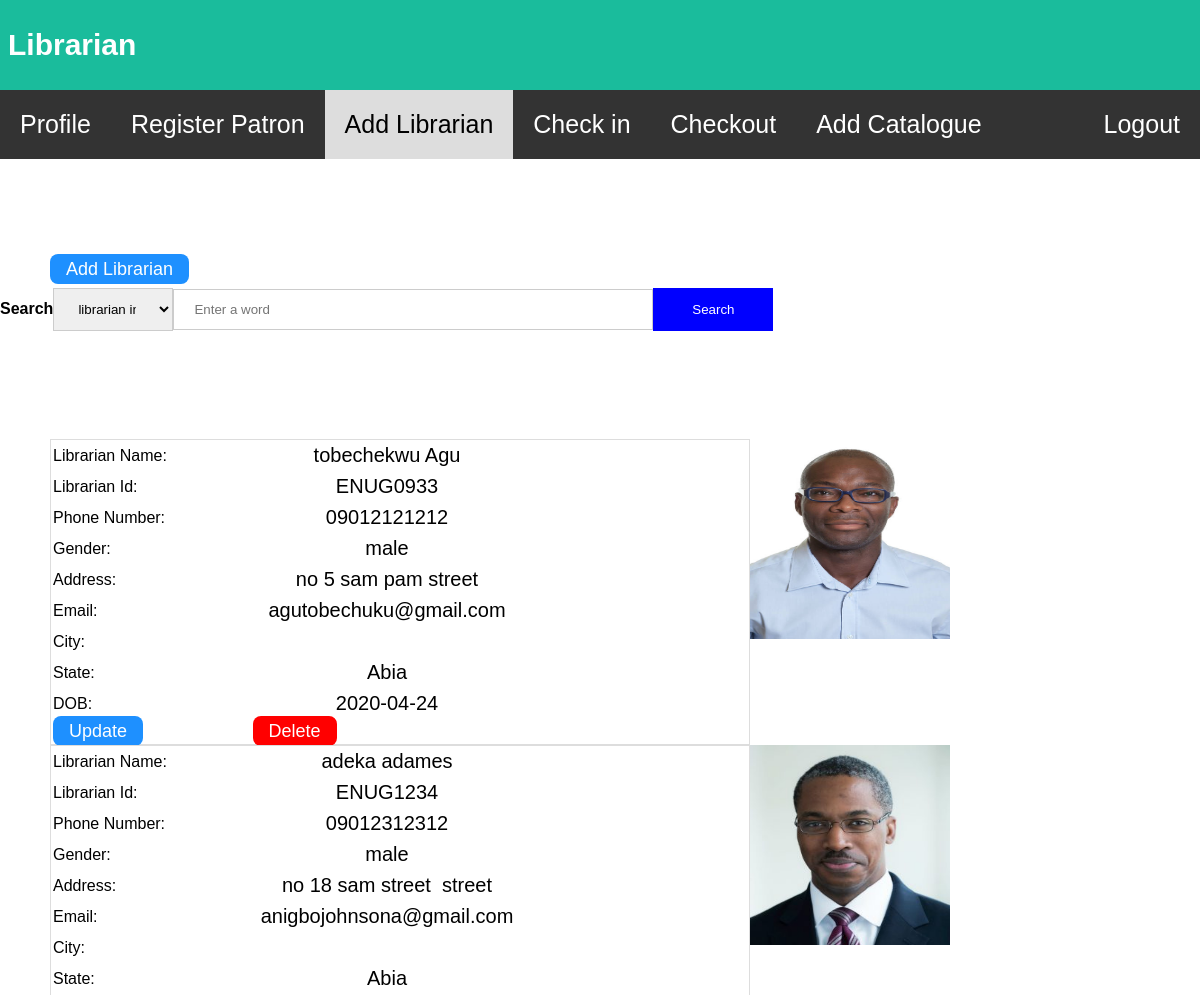
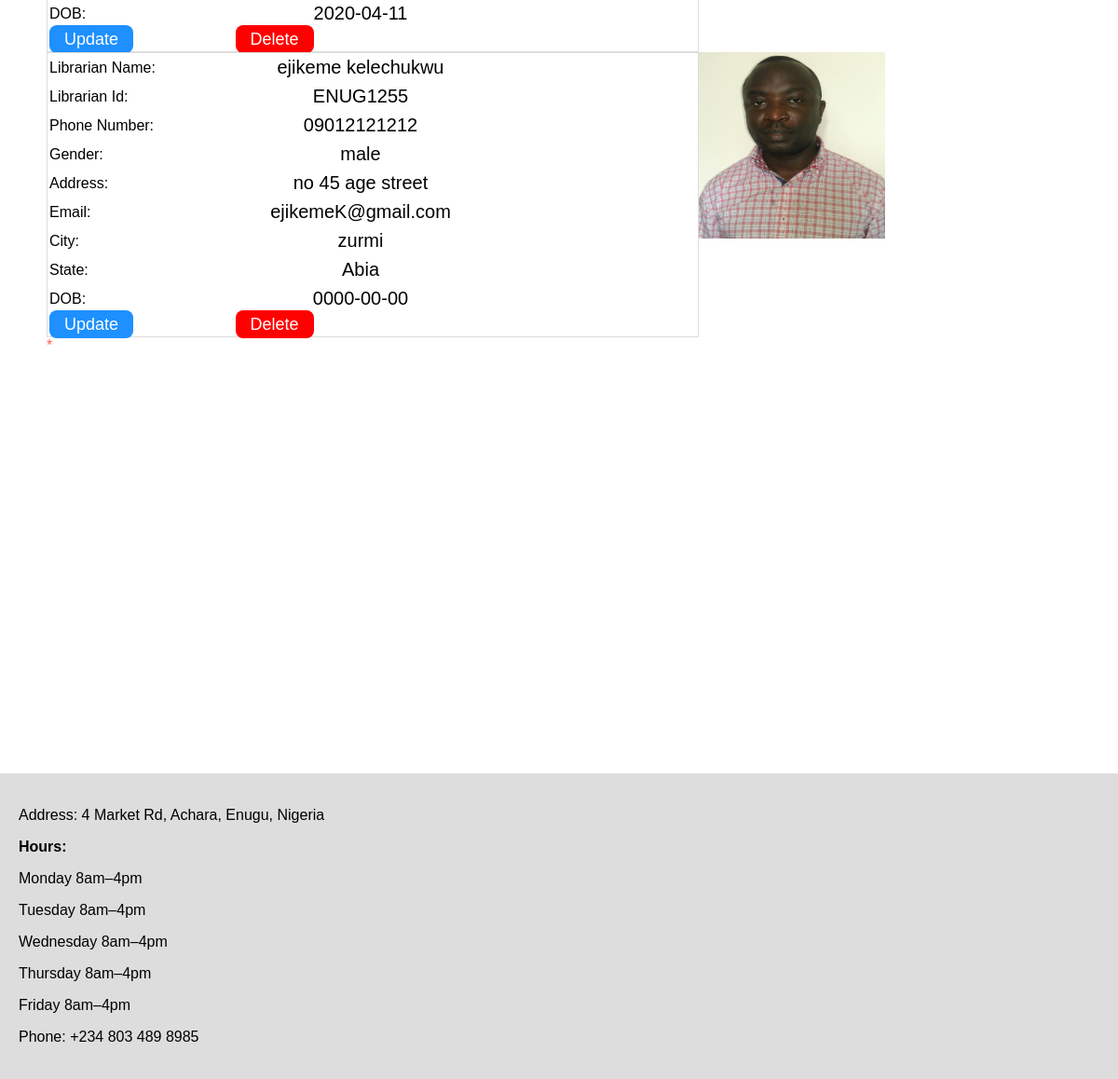
Page /view_librarian.php on the committed database (2 pictures, top to bottom).
### tables this page shows
CREATE TABLE `librarian` (
  `librarian_id` varchar(254) NOT NULL,
  `librarian_name` varchar(254) DEFAULT NULL,
  `password` char(60) NOT NULL,
  `Librarian_type` varchar(254) NOT NULL,
  `email` varchar(254) DEFAULT NULL,
  `phone_number` varchar(12) DEFAULT NULL,
  `gender` varchar(254) NOT NULL,
  `address` varchar(254) NOT NULL,
  `DOB` date NOT NULL,
  `city` varchar(254) NOT NULL,
  `state` varchar(254) NOT NULL,
  `image` varchar(254) NOT NULL,
  `name` varchar(254) NOT NULL
);

### view_librarian.php (the view, shortened to what this page needs)
<?php
$servername = "localhost";
$username = "GP5";
$password = "12345";
$dbname = "gp5";
$conn = new mysqli($servername, $username, $password, $dbname);
?>
<!DOCTYPE html>
<html lang="en">
<head>
<link rel="stylesheet" href="https://cdnjs.cloudflare.com/ajax/libs/font-awesome/4.7.0/css/font-awesome.min.css">
</head>
<body>
<div class="header">
  <h1 class="inHeader">Librarian</h1>
</div>
<div class="navbar">
    <a   href="librarian_profile.php">Profile</a>
	<a href="add_patron.php">Register Patron</a>
  <a style="background: #ddd; color: black;" href="add_librarian.php">Add Librarian</a>
  <a href="check_in.php">Check in</a>
  <a href="librarian_checkout.php">Checkout</a>
  <a href="manage_catalogue.php">Add Catalogue</a>
  <a style="float: right;" href="librarian_login.php" >Logout</a>
</div>
<div class="adds"><a class="regbtn" href="add_librarian.php">Add Librarian</a></div>
<form autocomplete="off" action="<?php echo htmlspecialchars($_SERVER["PHP_SELF"]); ?>" method="post" enctype = "multipart/form-data">
  <table>
    <tr>
      <b><label for="Search">Search</label></b>
      <select  name="patron_info" type="text"   style =" width: 10%; padding: 12px 20px;margin: 8px 0;display: inline-block; border: 1px solid #ccc; box-sizing: border-box;">
      <option value="patron_info">librarian information</option><option value="name">librarian name</option><option value="id">Librarian Number</option>
    <option value="city">City</option><option value="state">State</option></select>
      <input type="text" placeholder = "Enter a word" name="searchtxt" style="  width: 40%;padding: 12px 20px;margin: 8px 0;display: inline-block;border: 1px solid #ccc; box-sizing: border-box;" onclick="displayHideSearch()">
      <button id ="search" type="submit" name="search" style = "background-color: blue;color: white;padding: 14px 20px;margin: 8px 0;border: none;  cursor: pointer; width: 10%;">Search</button>
    </tr>
  </table>
</form>
<?php
$error = $librarianName = $phoneNumber = $gender =$address =$email =$city = $state = $dob = $password= $librarian_type= $name =$image="";
  ?>
<div class="studList" style="overflow-x:auto;">
<?php
  $sql = "SELECT * FROM `librarian` WHERE 1;";
  $result = mysqli_query($conn, $sql);
  while ($row = mysqli_fetch_assoc($result)) {
    echo '
     <form method="post" action="'.htmlspecialchars($_SERVER["PHP_SELF"]).'"  >
    <table  style="float: left; width:700px; border-collapse:collapse; " border=\"1px;\" >
    <tr>
    <td width = "200" ><label for="PName">Librarian Name:  </label></td>
    <td><input type="text" name="pName" value="'.$row["librarian_name"].'" readonly></td></tr>
    <tr>
    <td><label for="PNumber">Librarian Id:  </label></td>
    <td><input type="text" name="Passport_Number" value="'.$row["librarian_id"].'" readonly></td></tr>
    <tr>
    <td><label for="phoneNumber">Phone Number: </label></td>
    <td><input type="text" name="phone_Number" value="'.$row["phone_number"].'" readonly></td></tr>
    <tr>
    <td><label for="gender">Gender:  </label></td>
    <td><input type="text" name="gender" value="'.$row["gender"].'" readonly></td></tr>
    <tr>  <td><label for="address">Address: </label></td>
    <td> <input type="text" name="address" value="'.$row["address"].'" readonly></td></tr>
    <tr><td><label for="email">Email: </label></td>
    <td><input type="text" name="email" value="'.$row["email"].'" readonly><td></tr>
    <tr><td><label for="city">City: </label></td>
    <td><input type="text" name="city" value="'.$row["city"].'" readonly></td></tr>
    <tr><td>  <label for="state">State: </label></td>
    <td><input type="text" name="state" value="'.$row["state"].'" readonly></td></tr>
    <tr><td>  <label for="dob">DOB: </label></td>
    <td><input type="text" name="state" value="'.$row["DOB"].'" readonly></td></tr>
    <tr><td><a id = "patron"  class="regbtn" href="update_librarian.php?ID='.$row["librarian_id"].'">Update</a></td>
      <td><a id = "patrondel" class="delbtn" name =" del" href="view_librarian.php?ID='.$row["librarian_id"].'">Delete</a></td>
  </tr>
  </table>';
  $image = $row['name'];
  $image_src = "upload_librarian/".$image;
  ?>
  <?php
  echo '<table style="border-collapse:collapse; " border=\"1px;\" >';
  echo '<tr>';?> <img src='<?php echo $image_src;  ?>' height="200" width="200">  </tr>
  <?php
  echo '</table>
    </form>
    </hr>';
  }
?>
<span class="error">* <?php echo $error; ?></span><br>
</div>
<div class="footer">
  <p>Address: 4 Market Rd, Achara, Enugu, Nigeria</p>
<b><p>Hours:</p></b>
<p>Monday	8am–4pm</p>
<p>Tuesday	8am–4pm</p>
<p>Wednesday	8am–4pm</p>
<p>Thursday	8am–4pm</p>
<p>Friday	8am–4pm</p>
<p>Phone: +234 803 489 8985<p>
</div>
</body>
</html>

### view_librarian.php (style rules this page uses)
table { font-family: arial, sans-serif; border-collapse: collapse; border : none; }
td, th { border: 1px solid #dddddd; text-align: left; padding: 2px; border: none; }
* { box-sizing: border-box; }
body { font-family: Arial, Helvetica, sans-serif; margin: 0; }
.error { color: tomato; }
.header { padding: 8px; text-align: center; background: #1abc9c; color: white; }
.inHeader { width: 400px; text-align: left; }
.header h1 { font-size: 30px; }
.navbar { overflow: hidden; background-color: #333; }
input { border: none; background-color: transparent; }
.navbar a { float: left; display: block; color: white; font-size: 25px; text-align: center; padding: 20px 20px; text-decoration: none; transition: 0.5s; }
.footer { padding: 20px; text-align: left; background: #ddd; margin-top: 450px; }
table { border-collapse: collapse; border-spacing: 0; width: 80%; border: 1px solid #ddd; }
th, td input { text-align: center; padding: 2px; font-size: 20px; border-width:0px; border:none; }
td input { text-align: center; padding: 2px; border: none; border-width:0px; }
.regbtn { background: dodgerblue; color: white; padding: 5px 16px; font-size: 18px; border-radius: 8px; cursor: pointer; transition: 0.5s; margin-right: 10px; text-decoration: none; }
.delbtn { background: red; color: white; padding: 5px 16px; font-size: 18px; border-radius: 8px; cursor: pointer; transition: 0.5s; margin-right: 10px; text-decoration: none; }
.studList { margin-left: 50px; margin-top: 100px; }
.adds { margin-left: 50px; margin-top: 100px; }

### rows in the picture
librarian: pName "tobechekwu Agu", Passport_Number "ENUG0933", phone_Number "09012121212", gender "male", address "no 5 sam pam street", email "agutobechuku@gmail.com", state "Abia", state "2020-04-24", name (picture)
librarian: pName "adeka adames", Passport_Number "ENUG1234", phone_Number "09012312312", gender "male", address "no 18 sam street street", email "anigbojohnsona@gmail.com", state "Abia", state "2020-04-11", name (picture)
librarian: pName "ejikeme kelechukwu", Passport_Number "ENUG1255", phone_Number "09012121212", gender "male", address "no 45 age street", email "ejikemeK@gmail.com", city "zurmi", state "Abia", state "0000-00-00", name (picture)
